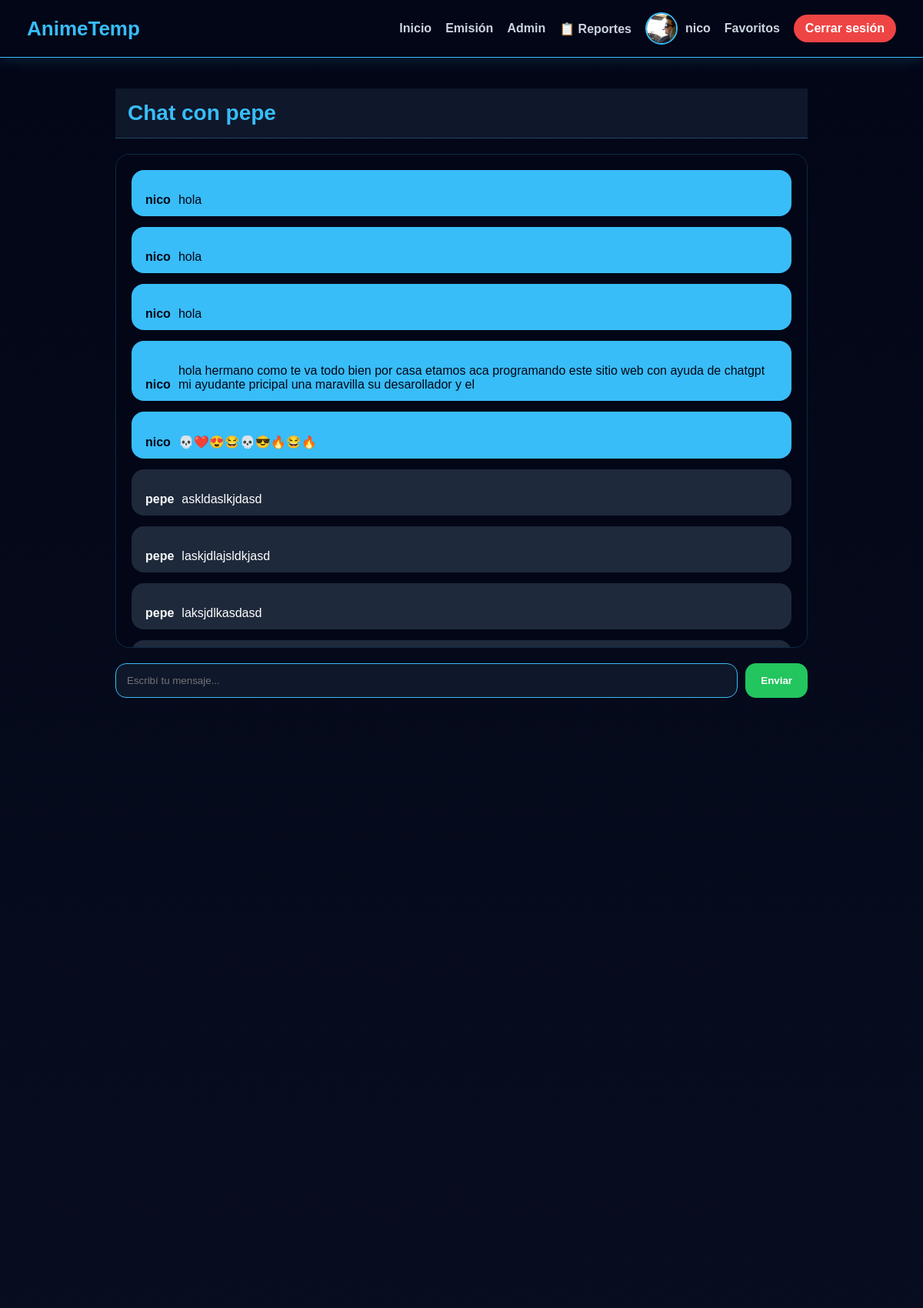
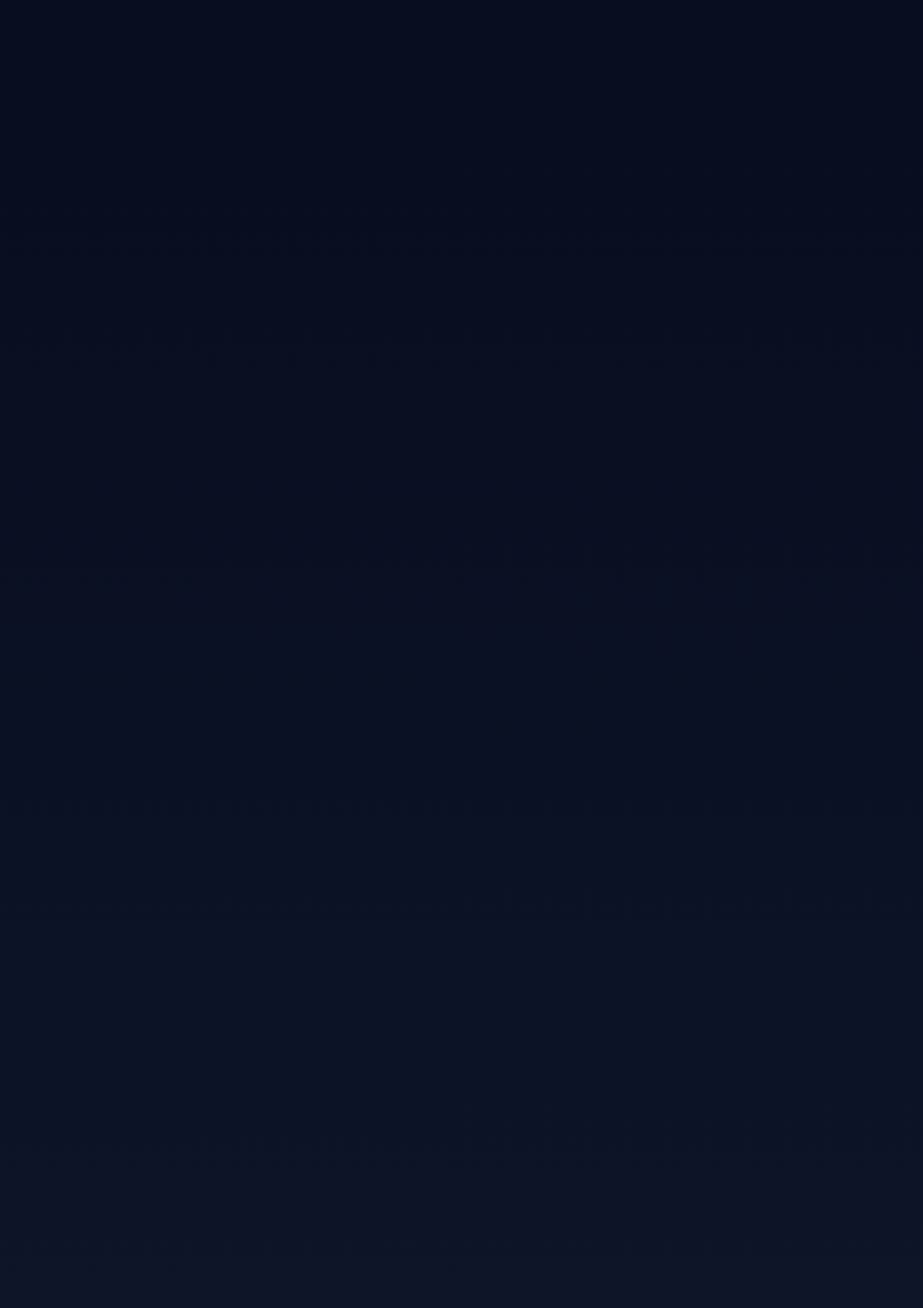
The app's page /chat/4/ (signed in, upper part) with its own data (2 pictures, top to bottom).
### catalogo/models.py (models this page shows, shortened)
class PerfilUsuario(models.Model):
    usuario = models.OneToOneField(User, on_delete=models.CASCADE)
    foto_perfil = models.ImageField(
        upload_to="perfiles/fotos/",
        blank=True,
        null=True
    )
    fondo_perfil = models.ImageField(
        upload_to="perfiles/fondos/",
        blank=True,
        null=True
    )
    bio = models.TextField(blank=True, null=True)
    genero_favorito = models.CharField(
        max_length=100,
        blank=True,
        null=True
    )
    genero_no_recomendado = models.CharField(
        max_length=100,
        blank=True,
        null=True
    )
    anime_favorito = models.CharField(
        max_length=200,
        blank=True,
        null=True
    )
    experiencia = models.IntegerField(default=0)
    nivel = models.IntegerField(default=1)

class MensajePrivado(models.Model):
    remitente = models.ForeignKey(
        User,
        on_delete=models.CASCADE,
        related_name="mensajes_enviados"
    )
    destinatario = models.ForeignKey(
        User,
        on_delete=models.CASCADE,
        related_name="mensajes_recibidos"
    )
    mensaje = models.TextField()
    fecha = models.DateTimeField(auto_now_add=True)
    leido = models.BooleanField(default=False)
    class Meta:
        ordering = ["fecha"]

### catalogo/views.py (the view)
# urls.py: path('chat/<int:usuario_id>/',views.chat_privado,name='chat_privado'),
@login_required
def chat_privado(request, usuario_id):
    amigo = get_object_or_404(User, id=usuario_id)
    mensajes = MensajePrivado.objects.filter(
        remitente__in=[request.user, amigo],
        destinatario__in=[request.user, amigo],
    ).order_by("fecha")
    MensajePrivado.objects.filter(
        remitente=amigo,
        destinatario=request.user,
        leido=False,
    ).update(leido=True)
    return render(
        request,
        "catalogo/chat_privado.html",
        {
            "amigo": amigo,
            "mensajes": mensajes,
        },
    )

### catalogo/templates/catalogo/chat_privado.html (shortened to what this page needs)
{% extends 'catalogo/base.html' %}
{% block contenido %}
<div class="chat-container">
    <div class="chat-header">
        Chat con {{ amigo.username }}
    </div>
    <div class="mensajes-box" id="mensajes-box">
        {% for mensaje in mensajes %}
            <div class="mensaje {% if mensaje.remitente == user %}enviado{% else %}recibido{% endif %}">
                <strong>{{ mensaje.remitente.username }}</strong><br>
                {{ mensaje.mensaje }}
            </div>
        {% empty %}
            <p id="sin-mensajes">No hay mensajes todavía.</p>
        {% endfor %}
    </div>
    <form method="post" class="chat-form" id="chat-form">
        <input
            type="text"
            name="mensaje"
            placeholder="Escribí tu mensaje..."
            autocomplete="off"
        >
        <button type="submit">Enviar</button>
    </form>
</div>
{% endblock %}

### catalogo/templates/catalogo/base.html (shortened to what this page needs)
<!DOCTYPE html>
<html lang="es">
{% load static %}
<head>
    <link rel="stylesheet" href="{% static 'css/nexus.css' %}">
</head>
<body>
    <nav class="navbar">
    <div class="logo">
        <a href="{% url 'inicio' %}">AnimeTemp</a>
    </div>
    <div class="nav-links">
        <a href="{% url 'inicio' %}">Inicio</a>
        <a href="{% url 'emision' %}">Emisión</a>
        {% if user.is_staff %}
            <a href="/admin/">Admin</a>
            <a href="{% url 'panel_reportes' %}">📋 Reportes</a>
        {% endif %}
        {% if user.is_authenticated %}
        <a href="{% url 'perfil' %}" class="perfil-link">
        <img src="{% if user.perfilusuario.foto_perfil %}{{ user.perfilusuario.foto_perfil }}{% else %}https://cdn-icons-png.flaticon.com/512/149/149071.png{% endif %}"
        alt="Perfil"
        class="perfil-img">
        <span>{{ user.username }}</span>
        </a>
             <a href="{% url 'favoritos' %}">Favoritos</a>
             <a class="logout-btn" href="{% url 'logout' %}">Cerrar sesión</a>
        {% else %}
             <a href="{% url 'registro' %}">Registro</a>
             <a class="login-btn" href="{% url 'login' %}">Login</a>
        {% endif %}
        </div>
    </nav>
    <main class="main-content">
    {% block contenido %}
    {% endblock %}
    </main>
</body>
</html>

### catalogo/static/css/nexus.css (style rules this page uses)
.chat-header { padding: 16px; background: #0f172a; border-bottom: 1px solid rgba(56, 189, 248, 0.3); color: #38bdf8; font-weight: bold; }
.mensaje { display: flex; gap: 10px; margin-bottom: 14px; align-items: flex-start; }
.chat-container { max-width: 900px; margin: auto; }
.chat-header { font-size: 28px; color: #38bdf8; margin-bottom: 20px; }
.mensajes-box { background: #020617; border-radius: 18px; padding: 20px; min-height: 500px; max-height: 600px; overflow-y: auto; border: 1px solid rgba(56, 189, 248, 0.2); }
.mensaje { padding: 12px 18px; margin-bottom: 14px; border-radius: 16px; max-width: 70%; }
.enviado { background: #38bdf8; color: #020617; margin-left: auto; }
.recibido { background: #1e293b; color: white; }
.chat-form { display: flex; gap: 10px; margin-top: 20px; }
.chat-form input { flex: 1; padding: 14px; border-radius: 14px; border: 1px solid #38bdf8; background: #0f172a; color: white; }
.chat-form button { background: #22c55e; color: white; border: none; border-radius: 14px; padding: 14px 20px; font-weight: bold; cursor: pointer; }
body { margin: 0; font-family: Arial, sans-serif; background: linear-gradient(to bottom, #020617, #0f172a); color: white; min-height: 100vh; }
.main-content { padding: 40px; max-width: 1400px; margin: auto; }
.navbar { background: #020617; padding: 16px 35px; display: flex; justify-content: space-between; align-items: center; border-bottom: 1px solid #38bdf8; box-shadow: 0 4px 15px rgba(56, 189, 248, 0.15); position: sticky; top: 0; z-index: 999; }
.logo a { color: #38bdf8; font-size: 26px; font-weight: bold; text-decoration: none; }
.nav-links { display: flex; align-items: center; gap: 18px; flex-wrap: wrap; }
.nav-links a, .nav-links span { color: #cbd5e1; text-decoration: none; font-weight: bold; }
.logout-btn { background: #ef4444; color: white !important; padding: 9px 15px; border-radius: 999px; }
.perfil-link { display: flex; align-items: center; gap: 10px; }
.perfil-img, .foto-chat { width: 38px; height: 38px; border-radius: 50%; object-fit: cover; border: 2px solid #38bdf8; }
.mensaje { display: flex; gap: 10px; margin-bottom: 14px; align-items: flex-end; max-width: 100%; }

### records on screen
MensajePrivado: remitente.username "nico", mensaje "hola"
MensajePrivado: remitente.username "nico", mensaje "hola"
MensajePrivado: remitente.username "nico", mensaje "hola"
MensajePrivado: remitente.username "nico", mensaje "hola hermano como te va todo bien por casa etamos aca programando este sitio web con ayuda de chatgpt mi ayudante pricipal una maravilla su desarollador y el"
MensajePrivado: remitente.username "nico", mensaje "💀❤️😍😂💀😎🔥😂🔥"
MensajePrivado: remitente.username "pepe", mensaje "askldaslkjdasd"
MensajePrivado: remitente.username "pepe", mensaje "laskjdlajsldkjasd"
MensajePrivado: remitente.username "pepe", mensaje "laksjdlkasdasd"

### other values on screen
{{ user.username }} "nico"
{{ amigo.username }} "pepe"
